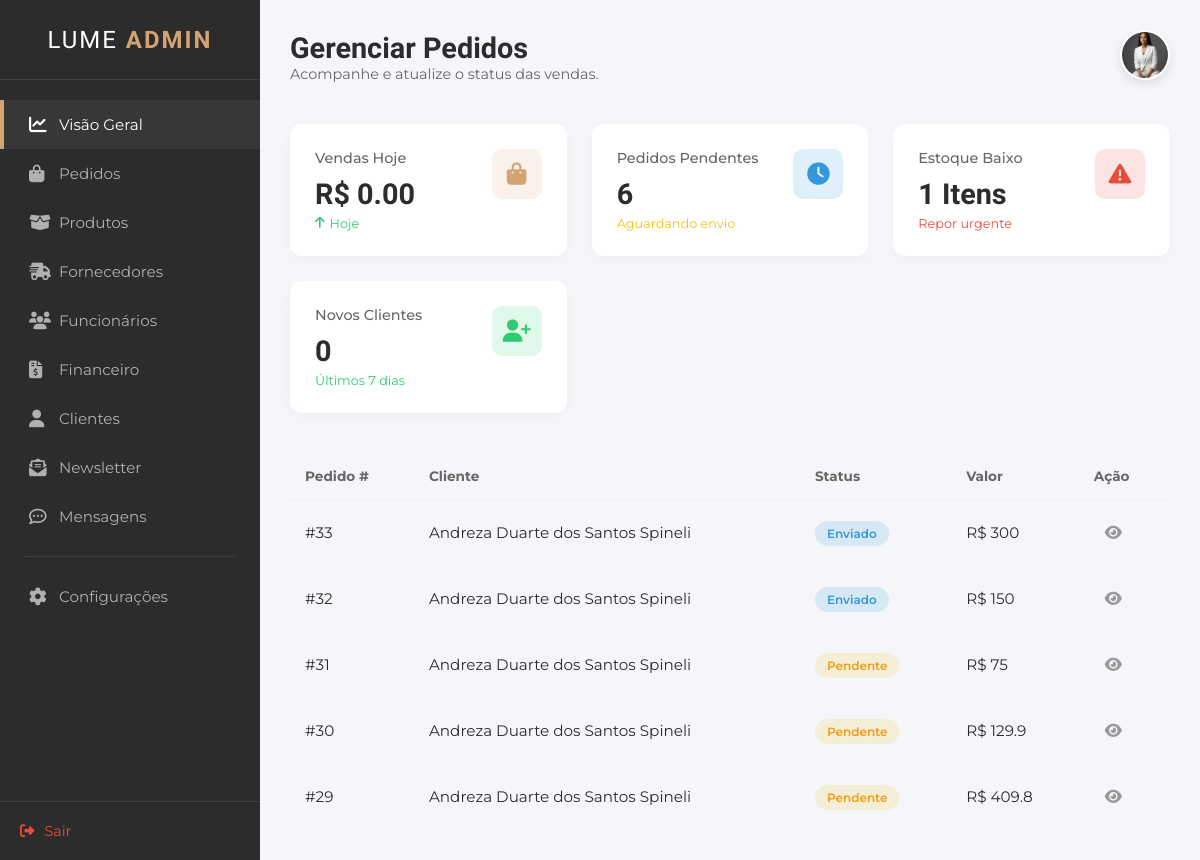
Page /dashboard.html on the earlier database version.
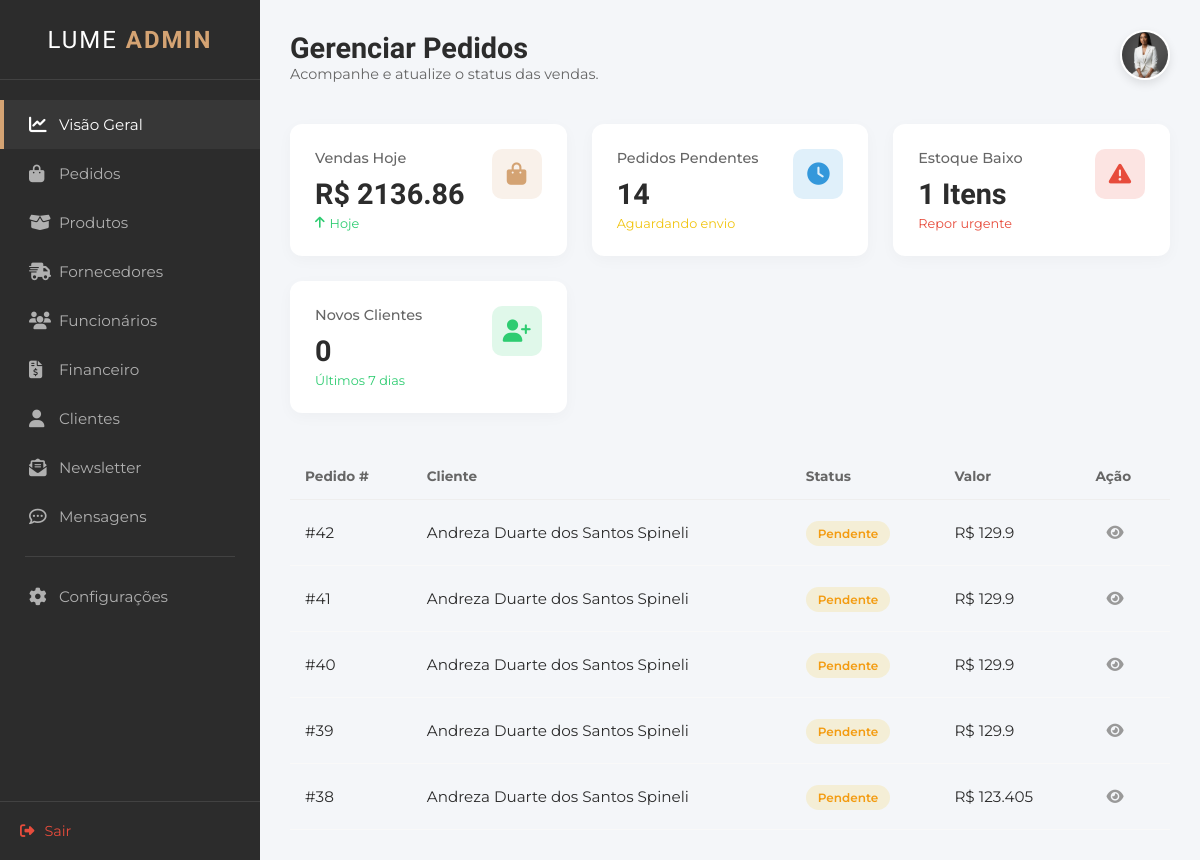
Same page on the later database version.
### tables this page shows
CREATE TABLE "tb_pedidos" (
    "id_pedido" INTEGER PRIMARY KEY AUTOINCREMENT,
    "id_cliente" INTEGER NOT NULL,
    "data_pedido" DATETIME NOT NULL,
    "status" VARCHAR(20) NOT NULL,
    "valor_total" DECIMAL(10,2) NOT NULL,
    "data_entrega" DATETIME,
    "forma_pagamento" VARCHAR(20) NOT NULL,
    "parcelas" INTEGER DEFAULT 1
    );

CREATE TABLE "tb_clientes" (
    "id_cliente" INTEGER PRIMARY KEY AUTOINCREMENT,
    "nome" VARCHAR(100) NOT NULL,
    "data_nasc" DATE,
    "cpf" VARCHAR(11),
    "genero" VARCHAR(20),
    "tel_cel" VARCHAR(20),
    "email" VARCHAR(100) NOT NULL,
    "cep" VARCHAR(9),
    "endereco" VARCHAR(100),
    "n" VARCHAR(10),
    "complemento" VARCHAR(50),
    "referencia" VARCHAR(100),
    "bairro" VARCHAR(50),
    "cidade" VARCHAR(50),
    "estado" VARCHAR(2),
    "senha" VARCHAR(100) NOT NULL,
    "confirmar_senha" VARCHAR(100) NOT NULL,
    "foto_perfil" TEXT,
    "data_cad" DATETIME DEFAULT CURRENT_TIMESTAMP
    );

### appinterno.py (the view)
@app.route("/")
@app.route("/dashboard.html")
def dashboard():
    con = get_db()
    cur = con.cursor()
    cur.execute("SELECT SUM(valor_total) FROM tb_pedidos WHERE date(data_pedido) = date('now')")
    vendas_hoje = cur.fetchone()[0] or 0.0
    cur.execute("SELECT COUNT(*) FROM tb_pedidos WHERE status = 'Pendente'")
    pedidos_pendentes = cur.fetchone()[0]
    cur.execute("SELECT COUNT(*) FROM tb_produtos WHERE qtd_estoque < 10")
    estoque_baixo = cur.fetchone()[0]
    cur.execute("SELECT COUNT(*) FROM tb_clientes WHERE date(data_cad) >= date('now', '-7 days')")
    novos_clientes = cur.fetchone()[0]
    try:
        cur.execute("""
            SELECT p.id_pedido, c.nome, p.status, p.valor_total
            FROM tb_pedidos p
            JOIN tb_clientes c ON p.id_cliente = c.id_cliente
            ORDER BY p.data_pedido DESC LIMIT 5
        """)
        ultimos_pedidos = cur.fetchall()
    except:
        ultimos_pedidos = []
    con.close()
    return render_template("interno/dashboard.html",
                           pedidos=ultimos_pedidos,
                           vendas_hoje=vendas_hoje,
                           pedidos_pendentes=pedidos_pendentes,
                           estoque_baixo=estoque_baixo,
                           novos_clientes=novos_clientes)

### appinterno.py (called while the page is built)
def get_db():
    conn = sqlite3.connect("db_lume.db")
    conn.row_factory = sqlite3.Row
    return conn

### templates/interno/dashboard.html (shortened to what the changed rows need)
<!DOCTYPE html>
<html lang="pt-br">
<head>
    <link rel="stylesheet" href="https://cdnjs.cloudflare.com/ajax/libs/font-awesome/6.4.0/css/all.min.css">
    <link rel="stylesheet" href="/static/styleinterno.css">
</head>
<body>
<div class="admin-container">
        <aside class="sidebar">
            <div class="sidebar-header">
                <h2 class="brand-text">LUME <span>ADMIN</span></h2>
            </div>
        </aside>
        <main class="main-content">
            <header class="top-bar">
                <div class="welcome-text">
                    <h1>Gerenciar Pedidos</h1>
                </div>
</header>
            <section class="stats-grid">
    <div class="card">
        <div class="card-info">
            <h3>Vendas Hoje</h3>
            <p class="number">R$ {{ "%.2f"|format(vendas_hoje) }}</p>
            <span class="trend positive"><i class="fa-solid fa-arrow-up"></i> Hoje</span>
        </div>
    </div>
    <div class="card">
        <div class="card-info">
            <h3>Pedidos Pendentes</h3>
            <p class="number">{{ pedidos_pendentes }}</p>
            <span class="trend neutral">Aguardando envio</span>
        </div>
    </div>
</section>
            <div class="table-responsive">
    <table>
        <thead>
            <tr>
                <th>Pedido #</th>
                <th>Cliente</th>
                <th>Status</th>
                <th>Valor</th>
                <th>Ação</th>
            </tr>
        </thead>
        <tbody>
            {% for p in pedidos %}
            <tr>
                <td>#{{ p['id_pedido'] }}</td>
                <td>{{ p['nome'] }}</td>
                <td>
                    {% if p['status'] == 'Pago' or p['status'] == 'Entregue' %}
                        <span class="status-badge success">{{ p['status'] }}</span>
                    {% elif p['status'] == 'Pendente' %}
                        <span class="status-badge warning">{{ p['status'] }}</span>
                    {% elif p['status'] == 'Enviado' or p['status'] == 'Separando' %}
                        <span class="status-badge processing">{{ p['status'] }}</span>
                    {% else %}
                        <span class="status-badge">{{ p['status'] }}</span>
                    {% endif %}
                </td>
                <td>R$ {{ p['valor_total'] }}</td>
                <td>
                    <a href="/pedidos" class="btn-icon" title="Ver Detalhes">
                        <i class="fa-solid fa-eye"></i>
                    </a>
                </td>
            </tr>
            {% else %}
            <tr>
                <td colspan="5" style="text-align: center; color: #999; padding: 20px;">
                    Nenhuma venda realizada recentemente.
                </td>
            </tr>
            {% endfor %}
        </tbody>
    </table>
</div>
        </main>
    </div>
</body>
</html>

Differences in the rows shown:
no longer on this page (row unchanged): tb_pedidos: id_pedido "33", nome "Andreza Duarte dos Santos Spineli", status "Enviado", valor_total "300"
no longer on this page (row unchanged): tb_pedidos: id_pedido "32", nome "Andreza Duarte dos Santos Spineli", status "Enviado", valor_total "150"
no longer on this page (row unchanged): tb_pedidos: id_pedido "31", nome "Andreza Duarte dos Santos Spineli", status "Pendente", valor_total "75"
no longer on this page (row unchanged): tb_pedidos: id_pedido "30", nome "Andreza Duarte dos Santos Spineli", status "Pendente", valor_total "129.9"
no longer on this page (row unchanged): tb_pedidos: id_pedido "29", nome "Andreza Duarte dos Santos Spineli", status "Pendente", valor_total "409.8"
added tb_pedidos: id_pedido "42", nome "Andreza Duarte dos Santos Spineli", status "Pendente", valor_total "129.9"
added tb_pedidos: id_pedido "41", nome "Andreza Duarte dos Santos Spineli", status "Pendente", valor_total "129.9"
added tb_pedidos: id_pedido "40", nome "Andreza Duarte dos Santos Spineli", status "Pendente", valor_total "129.9"
added tb_pedidos: id_pedido "39", nome "Andreza Duarte dos Santos Spineli", status "Pendente", valor_total "129.9"
added tb_pedidos: id_pedido "38", nome "Andreza Duarte dos Santos Spineli", status "Pendente", valor_total "123.405"
Other differences:
{{ "%.2f"|format(vendas_hoje) }}: "0.00" → "2136.86"
{{ pedidos_pendentes }}: "6" → "14"
